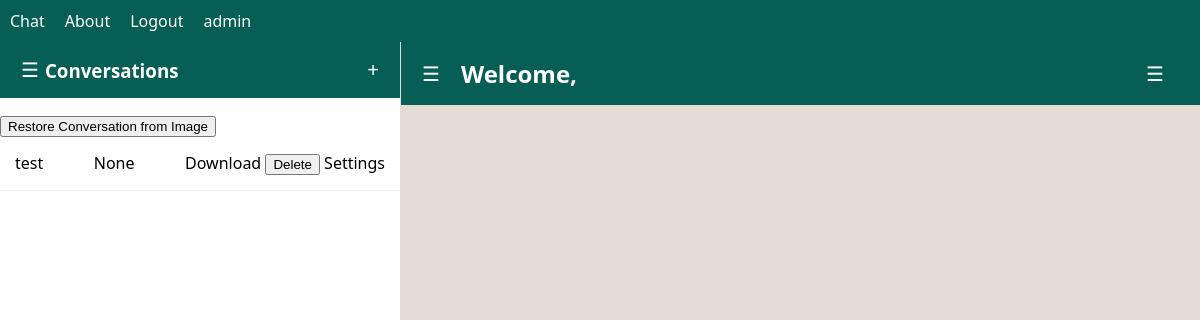
/chat (signed in), run on an earlier commit of the app's database.
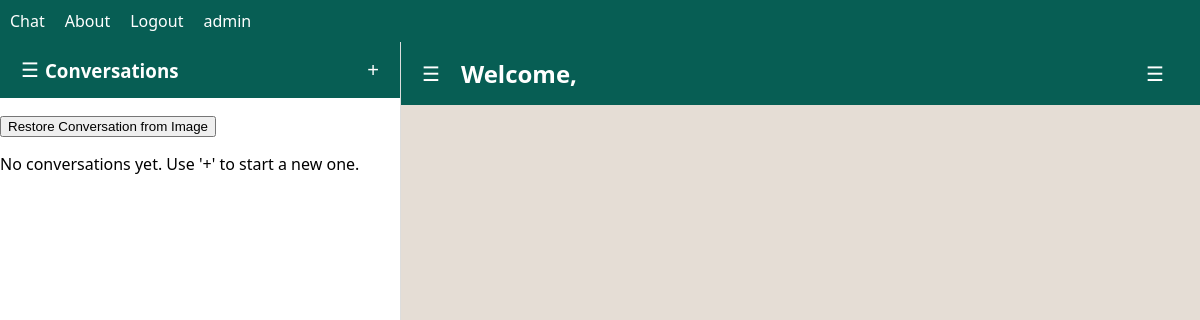
And on a later commit of the database.
### tables this page shows
CREATE TABLE users (
    id INTEGER PRIMARY KEY AUTOINCREMENT,
    username TEXT NOT NULL UNIQUE,
    password TEXT NOT NULL
);

CREATE TABLE conversations (
    id INTEGER PRIMARY KEY AUTOINCREMENT,
    user1_id INTEGER NOT NULL,
    user2_id INTEGER NOT NULL,
    last_message_time TEXT,
    image_name TEXT, created_at TEXT,
    FOREIGN KEY (user1_id) REFERENCES users (id),
    FOREIGN KEY (user2_id) REFERENCES users (id)
);

### app.py (the view, shortened to what this page needs)
@app.route('/chat', methods=['GET', 'POST'])
@login_required
def chat():
    conversation_id = request.args.get('conversation_id')
    conn = get_db_connection()
    conversations = conn.execute('''
        SELECT c.*, u.username AS contact_username
        FROM conversations c
        JOIN users u ON (u.id = CASE WHEN c.user1_id = ? THEN c.user2_id ELSE c.user1_id END)
        WHERE c.user1_id = ? OR c.user2_id = ?
        ORDER BY c.last_message_time DESC
    ''', (current_user.id, current_user.id, current_user.id)).fetchall()
    messages = []
    contact_username = None
    conn.close()
    if request.headers.get('X-Requested-With') == 'XMLHttpRequest':
        return render_template('conversation.html', messages=messages, conversation_id=conversation_id, contact_username=contact_username)
    return render_template('chat.html', conversations=conversations, messages=messages, selected_conversation=conversation_id, contact_username=contact_username)

### app.py (called while the page is built)
@login_manager.user_loader
def load_user(user_id):
    conn = get_db_connection()
    user = conn.execute('SELECT * FROM users WHERE id = ?', (user_id,)).fetchone()
    conn.close()
    if user:
        user_obj = User()
        user_obj.id = user['id']
        user_obj.username = user['username']
        return user_obj
    return None

def get_db_connection():
    conn = sqlite3.connect(DATABASE)
    conn.row_factory = sqlite3.Row
    return conn

### templates/chat.html (shortened to what this page needs)
{% extends 'base.html' %}
{% block content %}
<div class="app-container">
    <div class="sidebar-left" id="sidebar-left">
        <div class="header">
            <button class="collapse-button" onclick="toggleSidebar('left')">&#9776;</button>
            <h3>Conversations</h3>
            <button class="plus-button" onclick="toggleSearch()">+</button>
        </div>
        <ul class="conversations-list">
            <button onclick="showRestoreDialog()">Restore Conversation from Image</button>
            {% if conversations %}
                {% for convo in conversations %}
                    <li>
                        <a href="{{ url_for('chat', conversation_id=convo['id']) }}">{{ convo['contact_username'] }}</a>
                        <span>{{ convo['last_message_time'] }}</span>
                        <div class="conversation-actions">
                            <a href="{{ url_for('download_conversation', conversation_id=convo['id']) }}">Download</a>
                            <form action="{{ url_for('delete_conversation', conversation_id=convo['id']) }}" method="post" style="display:inline;">
                                <button type="submit">Delete</button>
                            </form>
                            <a href="{{ url_for('chat_settings', conversation_id=convo['id']) }}">Settings</a>
                        </div>
                    </li>
                {% endfor %}
            {% else %}
                <p>No conversations yet. Use '+' to start a new one.</p>
            {% endif %}
        </ul>
    </div>
    <div class="main-chat" id="main-chat">
        <div class="chat-header">
            <button class="menu-button" onclick="toggleSidebar('left')">&#9776;</button>
            <h2>Welcome, {{ session['username'] }}</h2>
            <button class="menu-button" onclick="toggleSidebar('right')">&#9776;</button>
        </div>
        <div class="chat-messages" id="chat-messages">
        </div>
    </div>
</div>
{% endblock %}

### templates/base.html (shortened to what this page needs)
<!DOCTYPE html>
<html lang="en">
<head>
    <link rel="stylesheet" href="{{ url_for('static', filename='styles.css') }}">
</head>
<body>
    <nav>
        <ul>
            <li><a href="{{ url_for('chat') }}">Chat</a></li>
            <li><a href="{{ url_for('about') }}">About</a></li>
            {% if current_user.is_authenticated %}
                <li><a href="{{ url_for('logout') }}">Logout</a></li>
                <li class="username">{{ current_user.username }}</li>
            {% else %}
                <li><a href="{{ url_for('login') }}">Login</a></li>
            {% endif %}
        </ul>
    </nav>
    {% block content %}{% endblock %}
</body>
</html>

### static/styles.css (style rules this page uses)
body { margin: 0; padding: 0; font-family: 'Segoe UI', Tahoma, Geneva, Verdana, sans-serif; background-color: #f0f0f0; }
a { text-decoration: none; color: inherit; }
ul { list-style-type: none; padding: 0; }
button { cursor: pointer; }
nav { background-color: #075E54; color: #fff; padding: 10px; }
nav ul { list-style-type: none; display: flex; justify-content: flex-start; margin: 0; padding: 0; }
nav ul li { margin-right: 20px; }
nav ul li a { color: #fff; text-decoration: none; }
.app-container { display: flex; height: 100vh; overflow: hidden; }
.sidebar-left { width: 400px; background-color: #ffffff; border-right: 1px solid #ddd; transition: transform 0.3s ease; overflow-y: auto; display: flex; flex-direction: column; }
.sidebar-left .header { background-color: #075E54; color: #fff; padding: 15px; display: flex; align-items: center; }
.sidebar-left .header h3 { margin: 0; flex-grow: 1; }
.sidebar-left .header button { background: none; border: none; color: #fff; font-size: 20px; }
.conversations-list { flex-grow: 1; overflow-y: auto; }
.main-chat { flex-grow: 1; display: flex; flex-direction: column; background-color: #e5ddd5; transition: all 0.3s ease; }
.main-chat .chat-header { background-color: #075E54; color: #fff; padding: 15px; display: flex; align-items: center; }
.main-chat .chat-header .menu-button { background: none; border: none; color: #fff; font-size: 20px; margin-right: 15px; }
.main-chat .chat-header h2 { margin: 0; flex-grow: 1; }
.main-chat .chat-messages { flex-grow: 1; padding: 15px; overflow-y: auto; background-size: cover; background-position: center; background-repeat: no-repeat; display: flex; flex-direction: column; }

What changed in the data, as far as the page shows it:
removed conversations: contact_username "test", last_message_time "None"
Also different on the page:
text now shown: "No conversations yet. Use '+' to start a new one."
